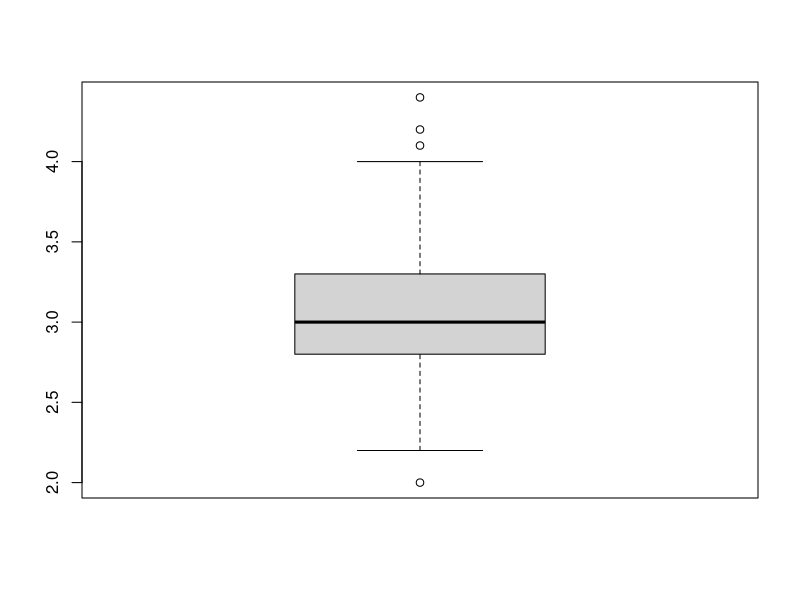
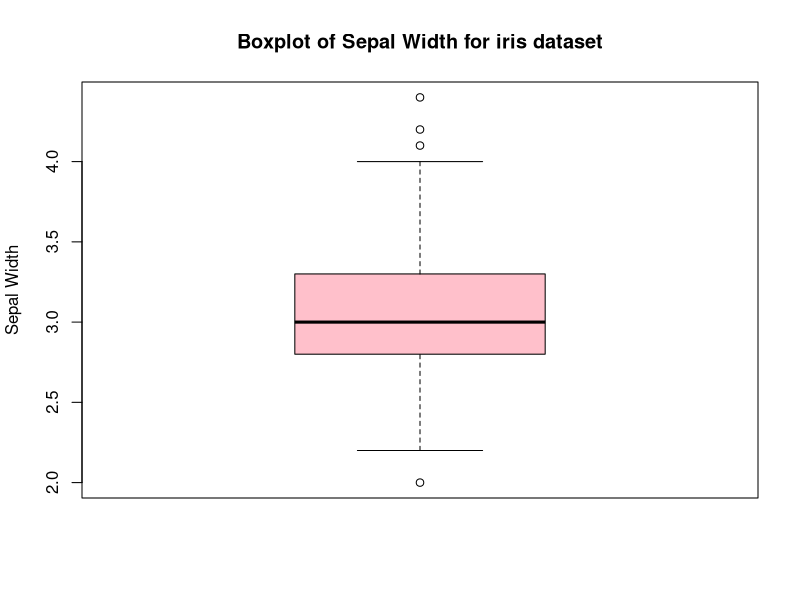
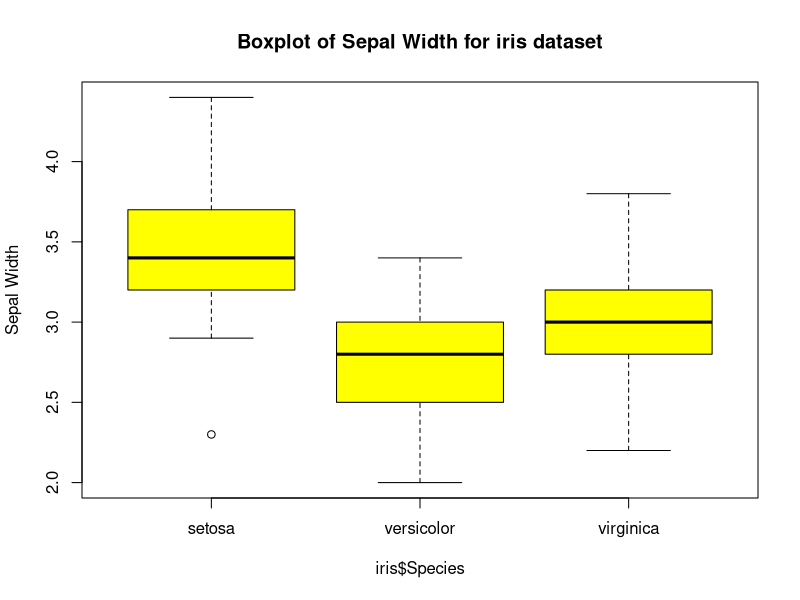
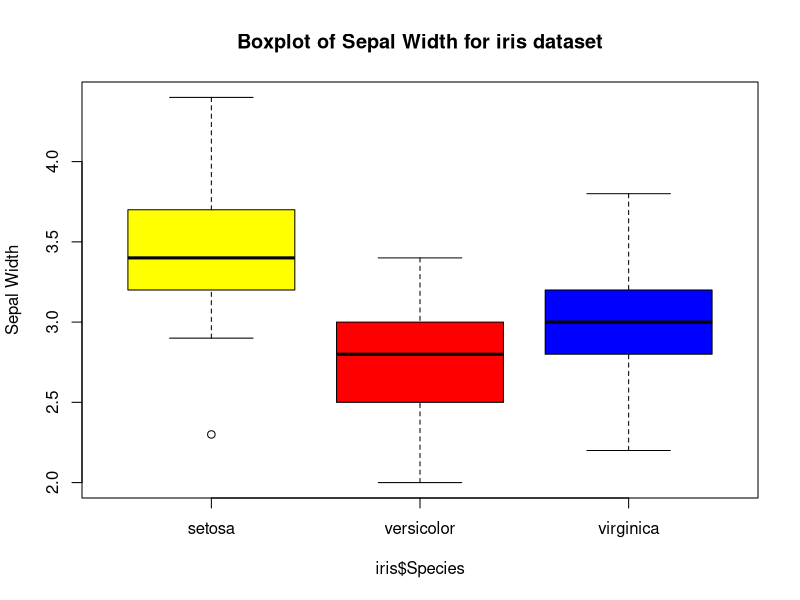

Write the R code that produced these figures, in order.
#Box plot prroduces box-and-whisker plot(s) of the given (grouped) values.
#A boxplot gives a nice summary of one or more numeric variables. A boxplot is composed of several elements:
#The line that divides the box into 2 parts represents the median of the data.
#If the median is 10, it means that - there are the same number of data points below and above 10.
#The ends of the box shows the upper (Q3) and lower (Q1) quartiles.
#If the third quartile is 15, it means that 75% of the observation are lower than 15.
#The difference between Quartiles 1 and 3 is called the interquartile range (IQR)
#The extreme line shows Q3+1.5xIQR to Q1-1.5xIQR
#Dots are for other markers
#Working on iris dataset
str(iris)
#Simple boxplot
boxplot(iris$Sepal.Width)
#boxplot with labelling
boxplot(iris$Sepal.Width, main="Boxplot of Sepal Width for iris dataset",ylab="Sepal Width",col="pink")
#We can also plot a boxplot graph for relation between two variables.
#we can plot a box plot for Sepal.Width for each of the Species.
boxplot(iris$Sepal.Width~iris$Species, main="Boxplot of Sepal Width for iris dataset",ylab="Sepal Width", col="yellow")
#Giving Different Colors to Box Plots
boxplot(iris$Sepal.Width~iris$Species, main="Boxplot of Sepal Width for iris dataset",ylab="Sepal Width", col=c("yellow","red","blue"))
